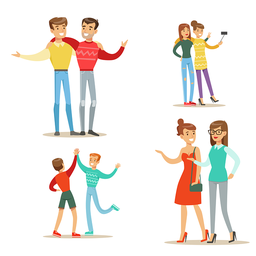
#> input picture Hafta7/resim.png, 256 x 256 px, shrunk from 640 x 640 before the run
$ python uyg4.py
#> lines starting #> are read from the running program, lines starting #| are printed output that depends on the picture
#> further down, image is the input picture: shape (256, 256, 3); mean B, G, R 230, 235.2, 240.4
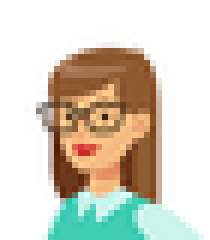
#> input picture Hafta7/sablon.png, 35 x 40 px, shrunk from 87 x 101 before the run (shown 6 times larger)
#> further down, template is the input picture: shape (40, 35, 3); mean B, G, R 194.1, 208.7, 214.6
import cv2
import numpy as np
import matplotlib.pyplot as plt

def template_matching_ncc(image, template):
    # Görüntü ve şablon boyutlarını al
    img_height, img_width, _ = image.shape
#> img_height = 256; img_width = 256
    template_height, template_width, _ = template.shape
#> template_height = 40; template_width = 35

    # En yüksek NCC skorunu ve en iyi eşleşen koordinatları takip et
    max_score = -float('inf')
    best_match = (0, 0)

    # Şablonu görüntü üzerinde kaydırarak her noktada korelasyonu skorunu hesapla
    for y in range(img_height - template_height + 1):
        for x in range(img_width - template_width + 1):
            score = 0
            for c in range(3):  # RGB kanalları için
                # Şablonun yerleştirileceği görüntüdeki bölgeyi al
                region = image[y:y + template_height, x:x + template_width, c]
                template_channel = template[:, :, c]

                # Görüntü bölgesi ve şablonun her kanalını normalize et
                region_mean = np.mean(region)
                template_mean = np.mean(template_channel)

                # Korelasyon hesaplama: (region - mean(region)) * (template - mean(template))
                numerator = np.sum((region - region_mean) * (template_channel - template_mean))

                # Normalizasyon için payda
                denominator = np.sqrt(np.sum((region - region_mean) ** 2) * np.sum((template_channel - template_mean) ** 2))

                # Sıfıra bölmeyi önlemek için kontrol
                if denominator != 0:
                    score += numerator / denominator

            # Eğer yeni bir en yüksek korelasyon skoru bulduysak, kaydet
            if score > max_score:
                max_score = score
                best_match = (y, x)
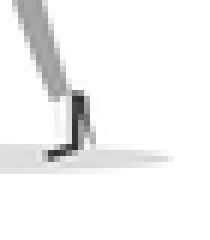
#> region: shape (40, 35) (shown 6 times larger); min 45, max 255, mean 243.3
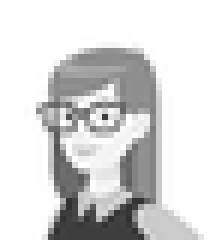
#> template_channel: shape (40, 35) (shown 6 times larger); min 47, max 255, mean 214.6
#> after the loop, best_match = (113, 201); max_score = 2.84

    return best_match

# Orijinal RGB görüntü ve şablonu yükleyin
image = cv2.imread('resim.png')
template = cv2.imread('sablon.png')

# Şablon eşleştirmeyi gerçekleştirin
best_y, best_x = template_matching_ncc(image, template)
#> best_y = 113; best_x = 201

# Sonuçları görselleştirin
plt.figure(figsize=(10, 6))

# Orijinal görüntü
plt.subplot(1, 2, 1)
plt.imshow(cv2.cvtColor(image, cv2.COLOR_BGR2RGB))
plt.title('Orijinal RGB Görüntü')
plt.axis('off')

# Şablonun bulunduğu bölgeyi daha belirgin hale getirmek için kalın bir dikdörtgen çiz
image_with_rectangle = image.copy()

# Dış kalın çizgi (kalınlığı daha fazla belirgin hale getirmek için)
cv2.rectangle(image_with_rectangle, (best_x, best_y),
              (best_x + template.shape[1], best_y + template.shape[0]),
              (0, 255, 0), 5)  # 5 piksel kalınlık

# İç çizgi (daha belirgin hale getirmek için)
cv2.rectangle(image_with_rectangle, (best_x + 2, best_y + 2),
              (best_x + template.shape[1] - 2, best_y + template.shape[0] - 2),
              (255, 0, 0), 2)  # 2 piksel kalınlık
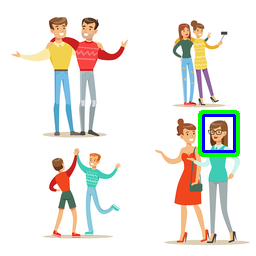
#> image_with_rectangle: shape (256, 256, 3); mean B, G, R 227.8, 233.8, 236.8

# Eşleşme Sonucu
plt.subplot(1, 2, 2)
plt.imshow(cv2.cvtColor(image_with_rectangle, cv2.COLOR_BGR2RGB))
plt.title('Şablon Eşleşme Sonucu (NCC)')
plt.axis('off')

plt.show()
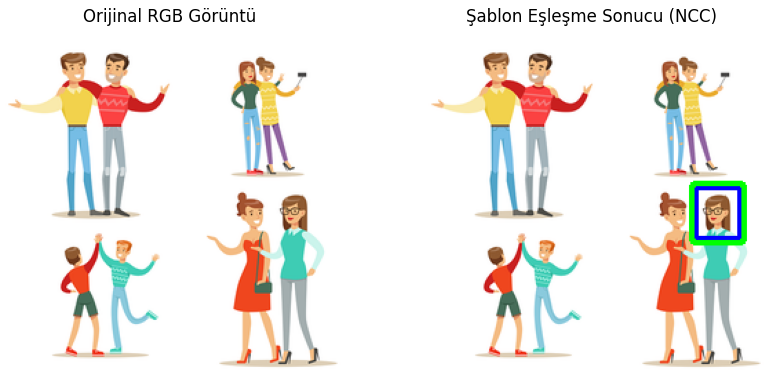
#> figure drawn by matplotlib, 2 panels
